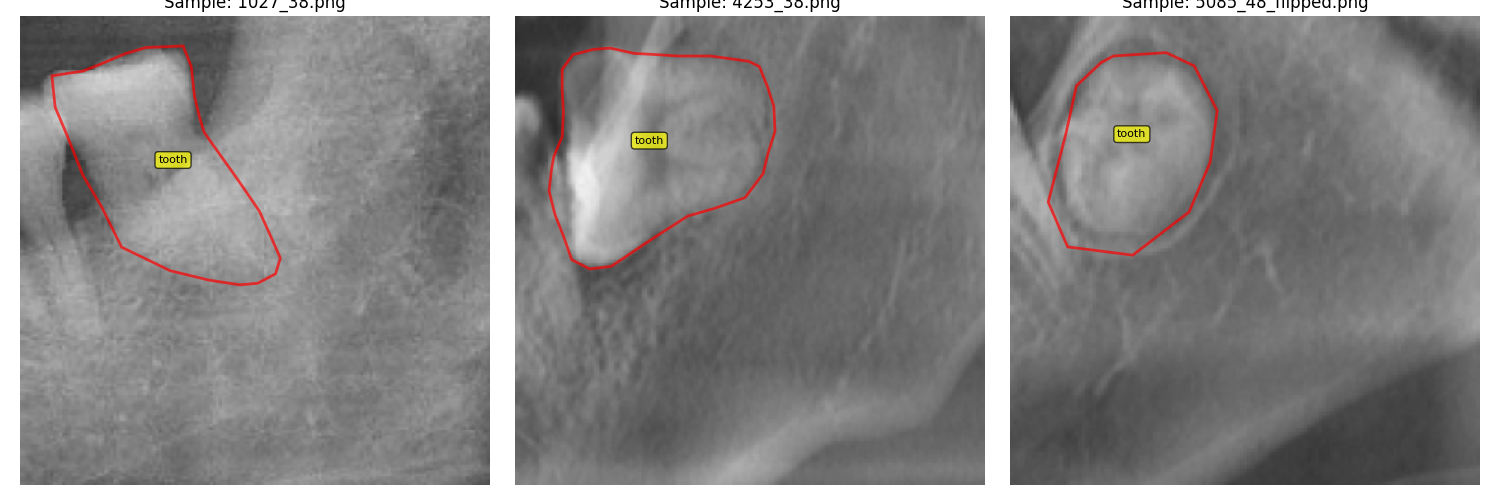
#> input picture 3mSeg/sample_validation.png, 1500 x 500 px; its folder holds only this picture in this run
$ python -i process-3m-training.py   (imports and definitions only)
#> lines starting #> are read from the running program, lines starting #| are printed output that depends on the picture
import os
import shutil
from collections import defaultdict, Counter
import random
import numpy as np
from PIL import Image, ImageEnhance
from tqdm import tqdm
import cv2

def extract_class_label(filename):
    """Extract class label from filename by splitting and taking the last element before .png"""
    return filename.split('_')[-1].split('.')[0]

# [16 lines left out: function analyze_class_distribution, not called in this run]

def rotate_image(image, angle):
    """Rotate image by given angle"""
    return image.rotate(angle, expand=True, fillcolor=(0, 0, 0))

# [17 lines left out: functions flip_image, adjust_brightness, adjust_contrast, not called in this run]

def gaussian_noise(image, mean=0, std=15):
    """Add gaussian noise to image"""
    img_array = np.array(image)
    noise = np.random.normal(mean, std, img_array.shape).astype(np.uint8)
    noisy_img = np.clip(img_array.astype(np.int16) + noise, 0, 255).astype(np.uint8)
    return Image.fromarray(noisy_img)

# [11 lines left out: function random_crop_and_resize, not called in this run]

def apply_augmentation(image):
    """Apply a random augmentation to the image"""
    augmentations = [
        lambda img: rotate_image(img, random.choice([90, 180, 270])),
        lambda img: rotate_image(img, random.randint(-30, 30)),
        lambda img: flip_image(img, 'horizontal'),
        lambda img: flip_image(img, 'vertical'),
        lambda img: adjust_brightness(img, random.uniform(0.7, 1.3)),
        lambda img: adjust_contrast(img, random.uniform(0.8, 1.2)),
        lambda img: gaussian_noise(img, std=random.randint(5, 20)),
        lambda img: random_crop_and_resize(img, random.uniform(0.85, 0.95))
    ]

    # Apply 1-3 random augmentations
    num_augs = random.randint(1, 3)
    selected_augs = random.sample(augmentations, num_augs)

    augmented_img = image
    for aug in selected_augs:
        try:
            augmented_img = aug(augmented_img)
        except Exception as e:
            print(f"Warning: Augmentation failed: {e}")
            continue

    return augmented_img

# [97 lines left out: functions process_dataset, verify_processed_dataset, not called in this run]

# [11 lines not run here, left out]

>>> import cv2
>>> picture = cv2.imread('../3mSeg/sample_validation.png')
#> picture is the input picture: shape (500, 1500, 3); mean B, G, R 135.1, 135.5, 136.8
>>> result = apply_augmentation(picture)
#> the loop in apply_augmentation, `for aug in selected_augs:` made 2 passes
#> pass 1, in gaussian_noise, `noisy_img = np.clip(img_array.astype(np.int16) + noise, 0, 255).astype..`:
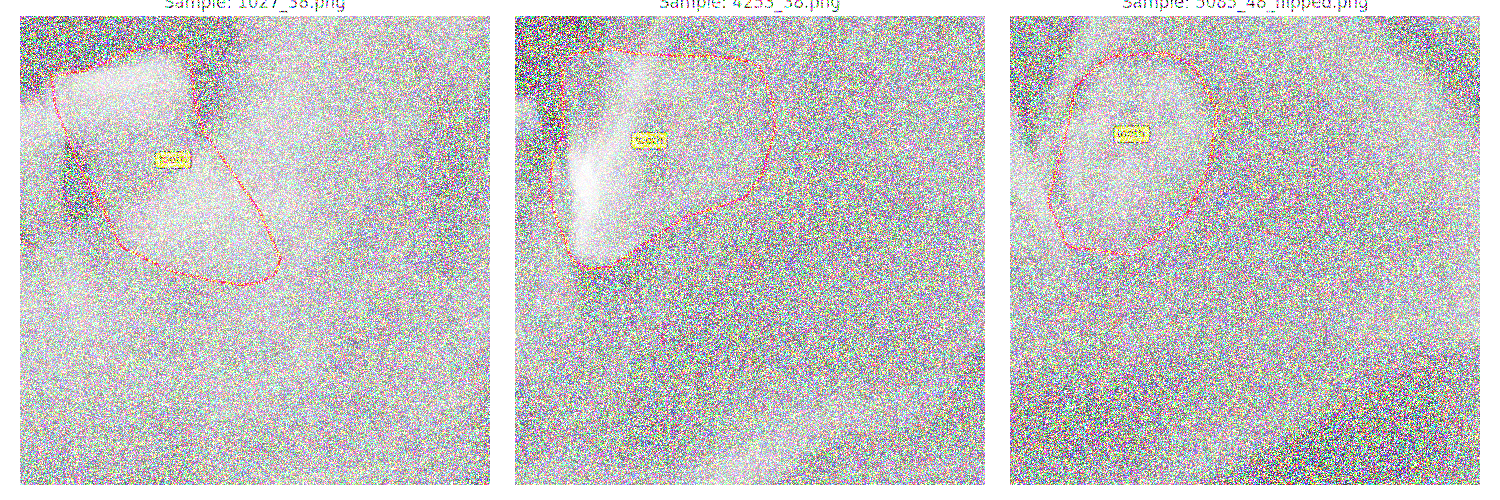
#> noisy_img: shape (500, 1500, 3); mean B, G, R 195.8, 195.9, 196.6
#> pass 2, in apply_augmentation, `augmented_img = aug(augmented_img)`:
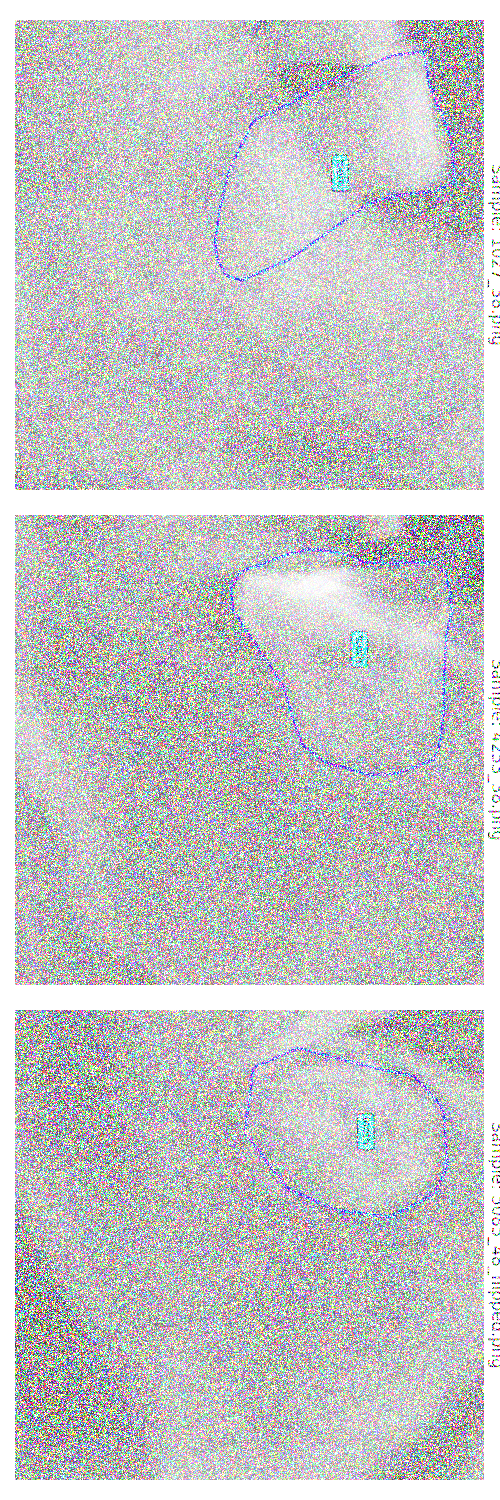
#> augmented_img: PIL image 500x1500 RGB; mean R, G, B 195.8, 195.9, 196.6
